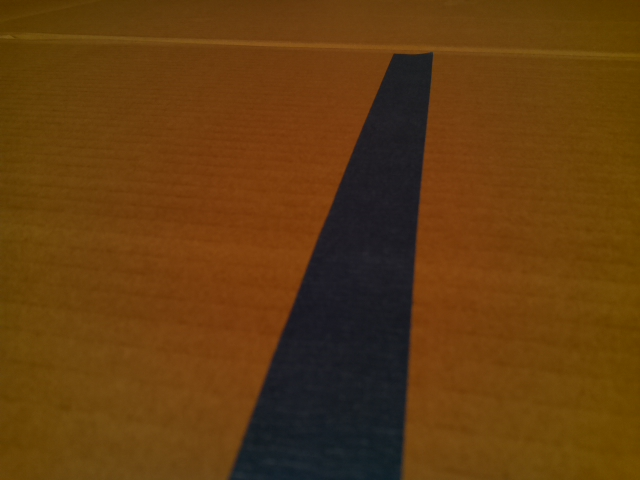
#> input picture updated_control/base_image_test.jpg, 640 x 480 px
$ python test_line_detect.py
#> lines starting #> are read from the running program, lines starting #| are printed output that depends on the picture; after the words box and inside, x2 and y2 are one past the last pixel; in counts of white or black regions, pixels touching at a corner belong together; long printed decimals are rounded
import cv2
import numpy as np
import time
import math


class LineDetector:

    def __init__(self, image):
#> called with image = 'base_image_test.jpg'
        self.image = cv2.imread(image)
#> self.image is the input picture: shape (480, 640, 3); mean B, G, R 15.5, 59.9, 98.6

        self.lower_blue = np.array([60, 0, 0])
        self.upper_blue = np.array([150, 255, 255])
        self.edge_detector()
#> in edge_detector, `hsv = cv2.cvtColor(self.image, cv2.COLOR_BGR2HSV)`: hsv: shape (480, 640, 3); mean H, S, V 30.7, 203, 99.7
#> in edge_detector, `mask = cv2.inRange(hsv, self.lower_blue, self.upper_blue)`:
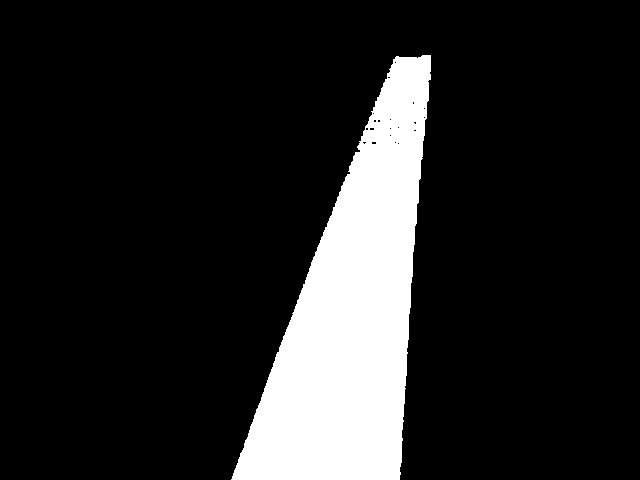
#> mask: shape (480, 640); 14.2% white; 1 white region, box (x1, y1, x2, y2) and area: (231, 55, 431, 480) 43638
#> in edge_detector, `edges = cv2.Canny(mask, 200, 400)`:
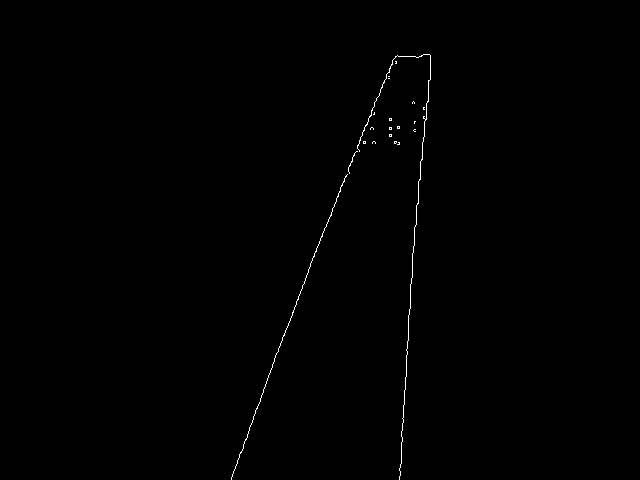
#> edges: shape (480, 640); 0.33% white in thin lines or dots, all inside (x1, y1, x2, y2) = (231, 54, 431, 480)

    def edge_detector(self):
        hsv = cv2.cvtColor(self.image, cv2.COLOR_BGR2HSV)
        mask = cv2.inRange(hsv, self.lower_blue, self.upper_blue)
        edges = cv2.Canny(mask, 200, 400)

        # cv2.imshow("image_mask", mask)
        # cv2.imshow("Image2", edges)
        crop_img = self.limit_image(edges)
#> in limit_image, `cv2.fillPoly(mask, polygon, 255)`:
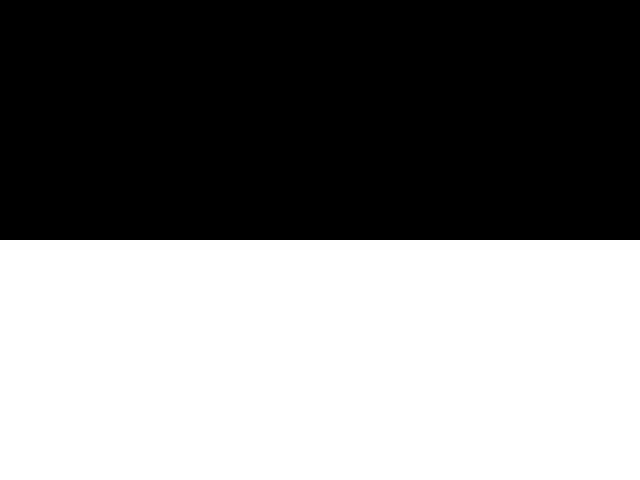
#> mask: shape (480, 640); 50% white; 1 white region, box (x1, y1, x2, y2) and area: (0, 240, 640, 480) 153600
#> in limit_image, `crop_img = cv2.bitwise_and(edge_img, mask)`:
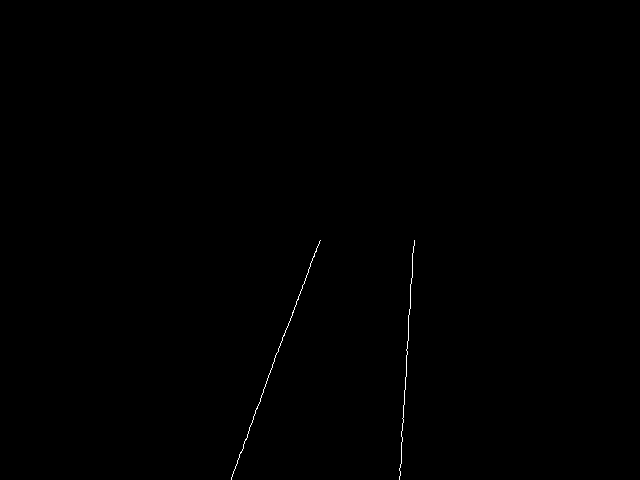
#> crop_img: shape (480, 640); 0.16% white in thin lines or dots, all inside (x1, y1, x2, y2) = (231, 240, 415, 480)
        cv2.imshow("cropped", crop_img)
        self.line_seg_detector(crop_img)
#> in line_seg_detector, `line_segments = cv2.HoughLinesP(edge_img, rho, angle, min_threshold, n..`: line_segments = 13 rows, first 6: [231, 479, 288, 323], [401, 454, 403, 405], [411, 283, 413, 246], [282, 340, 316, 248], [410, 308, 410, 284], [405, 389, 405, 377]
#| [[[231 479 288 323]]
#|  [[401 454 403 405]]
#|  [[411 283 413 246]]
#|  [[282 340 316 248]]
#|  [[410 308 410 284]]
#|  [[405 389 405 377]]
#|  [[408 340 409 309]]
#|  [[399 476 401 455]]
#|  [[406 376 406 349]]
#|  [[404 404 404 390]]
#|  [[314 256 320 240]]
#|  [[401 431 402 441]]
#> (further printed lines are left out)

    def limit_image(self, edge_img):
        height, width = edge_img.shape
        mask = np.zeros_like(edge_img)

        polygon = np.array([[(0, height*.5), (width, height*.5), (width, height), (0, height)]], np.int32)
        cv2.fillPoly(mask, polygon, 255)
        crop_img = cv2.bitwise_and(edge_img, mask)
        return crop_img

    def line_seg_detector(self, edge_img):
        rho = 1
        angle = np.pi / 180
        min_threshold = 10
        line_segments = cv2.HoughLinesP(edge_img, rho, angle, min_threshold, np.array([]), minLineLength=10, maxLineGap=5)
        print(line_segments)
        average_line = self.slope(line_segments)
#| [[231 479 288 323]]
#> the loop in slope, `for line_seg in lines:` made 13 passes
#> line_seg on passes 1 to 12: [[231, 479, 288, 323]], [[401, 454, 403, 405]], [[411, 283, 413, 246]], [[282, 340, 316, 248]], [[410, 308, 410, 284]], [[405, 389, 405, 377]], [[408, 340, 409, 309]], [[399, 476, 401, 455]], [[406, 376, 406, 349]], [[404, 404, 404, 390]], [[314, 256, 320, 240]], [[401, 431, 402, 441]]
#> after the loop in slope, `for line_seg in lines:`: line_list = [(-2.74, 1111.2), (-24.5, 10278.5), (-18.5, 7886.5), (-2.71, 1103.1), (0.361, 148), (0.473, 191.5), (-31, 12988), (-10.5, 4665.5), (0.446, 181.2), (0.491, 198.5), (-2.67, 1093.3), (10, -3579), (0.427, 173.7)]
#> (printed output is left out)
#> in slope, `av = np.average(line_list, axis=0)`: av = [-6.19, 2803.1]
#| [  -6.185 2803.085]
        # cv2.imshow("line_seg", line_segments)
        center_line = self.make_points(self.image, average_line)
        line_img = self.display_lines(frame=self.image, lines=[center_line])
        self.steering_angle(self.image, center_line)

        cv2.imshow('lines', line_img)
        cv2.waitKey(0)


    def slope(self, lines):
        line_list = []
        print(lines[0])
        for line_seg in lines:
            for x1, y1, x2, y2 in line_seg:
                fit = np.polyfit((x1, x2), (y1, y2), 1)
                line_list.append((fit[0], fit[1]))

        print(line_list)
        av = np.average(line_list, axis=0)

        print(av)
        return av

    def steering_angle(self, frame, av_line):
        heading_image = np.zeros_like(frame)
        height, width, _ = frame.shape

        x1, _, x2, _ = av_line[0]
        print(av_line)
        offset_x = x2 - width/2
        offset_y = int(height/2)
        print(offset_x)

        rad_angle = math.atan2(offset_y, offset_x)
        print(f'radiant angle = {rad_angle}')

        deg_ang = 90 - int(rad_angle * 180 / np.pi)
        print(deg_ang)
        cv2.line(heading_image, (int(width / 2), int(height)), (int((width / 2) + height / 2 / math.tan(rad_angle)), 0), (0, 0, 255), 10)
        heading_image = cv2.addWeighted(frame, 0.8, heading_image, 1, 1)
        cv2.imshow('lines2', heading_image)


    def display_lines(self, frame, lines, line_color=(0, 255, 0), line_width=10):
        height, width, _ = frame.shape
        line_image = np.zeros_like(frame)
        if lines is not None:
            for line in lines:
                for x1, y1, x2, y2 in line:
                    cv2.line(line_image, (x1, y1), (x2, y2), line_color, line_width)

        cv2.line(line_image, (int(width/2), 0), (int(width/2), int(height)), line_color, line_width)
        line_image = cv2.addWeighted(frame, 0.8, line_image, 1, 1)
        return line_image

    # [7 lines of commented-out code are left out]

    def make_points(self, frame, line):
        height, width, _ = frame.shape
        slope, intercept = line
        y1 = height  # bottom of the frame
        y2 = int(y1 * 1 / 2)  # make points from middle of the frame down

        # bound the coordinates within the frame
        x1 = max(-width, min(2 * width, int((y1 - intercept) / slope)))
        x2 = max(-width, min(2 * width, int((y2 - intercept) / slope)))
        return [[x1, y1, x2, y2]]


if __name__ == '__main__':
    LineDetector('base_image_test.jpg')
#> in make_points, `slope, intercept = line`: slope = -6.19; intercept = 2803.1
#> in make_points, `x1 = max(-width, min(2 * width, int((y1 - intercept) / slope)))`: x1 = 375
#> in make_points, `x2 = max(-width, min(2 * width, int((y2 - intercept) / slope)))`: x2 = 414
#> in line_seg_detector, `center_line = self.make_points(self.image, average_line)`: center_line = [[375, 480, 414, 240]]
#> in display_lines, `cv2.line(line_image, (int(width/2), 0), (int(width/2), int(height)), l..`:
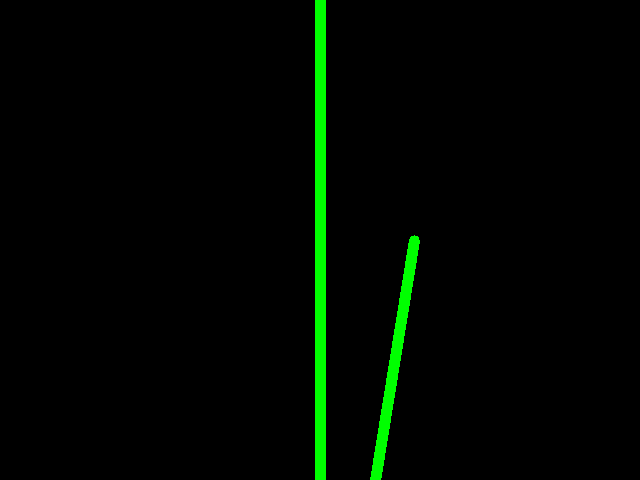
#> line_image: shape (480, 640, 3); mean of channels 0, 1, 2 0, 6.6, 0; drawn as B, G, R
#> in display_lines, `line_image = cv2.addWeighted(frame, 0.8, line_image, 1, 1)`:
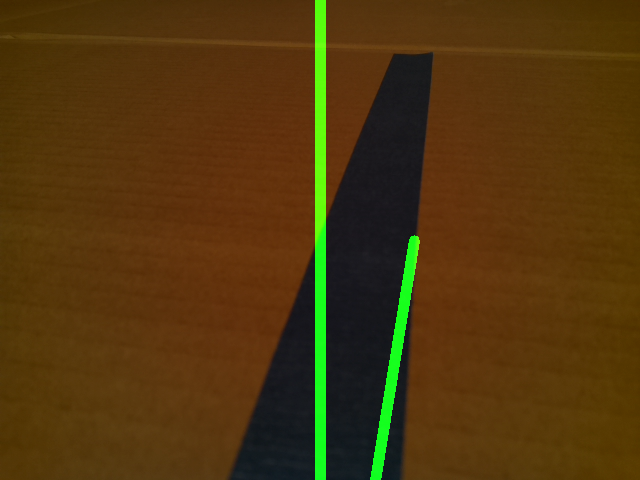
#> line_image: shape (480, 640, 3); mean B, G, R 13.4, 54.7, 79.9
#> in steering_angle, `x1, _, x2, _ = av_line[0]`: x1 = 375; x2 = 414
#| [[375, 480, 414, 240]]
#> in steering_angle, `offset_x = x2 - width/2`: offset_x = 94
#| 94.0
#> in steering_angle, `rad_angle = math.atan2(offset_y, offset_x)`: rad_angle = 1.2
#| radiant angle = 1.197
#> in steering_angle, `deg_ang = 90 - int(rad_angle * 180 / np.pi)`: deg_ang = 22
#| 22
#> in steering_angle, `heading_image = cv2.addWeighted(frame, 0.8, heading_image, 1, 1)`:
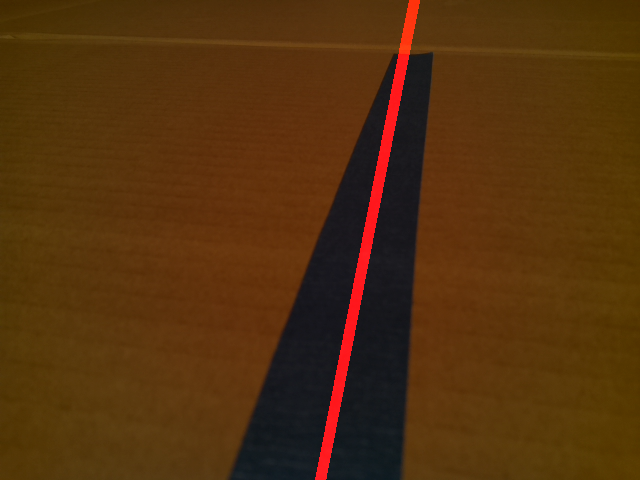
#> heading_image: shape (480, 640, 3); mean B, G, R 13.4, 48.9, 83.8
